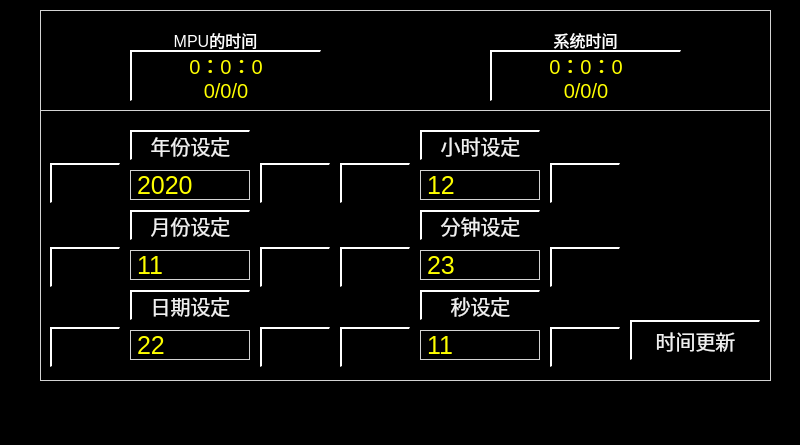
<?xml version="1.0" encoding="UTF-8"?>
<ui version="4.0">
 <class>DataInputDateTimePage</class>
 <widget class="QWidget" name="DataInputDateTimePage">
  <property name="geometry">
   <rect>
    <x>0</x>
    <y>0</y>
    <width>800</width>
    <height>445</height>
   </rect>
  </property>
  <property name="windowTitle">
   <string>Form</string>
  </property>
  <property name="styleSheet">
   <string notr="true">QWidget
{
	background-color: black;
}
QLabel
{
	border:1px solid lightgray;
    color:white;
font:16px
}

QPushButton
{
	font:20px;
    color: rgb(240,240,240);
	background-color: rgb(0, 0, 0);
	border-top: 2px solid white;	
	border-left: 2px solid white;
}</string>
  </property>
  <widget class="QLabel" name="label1">
   <property name="geometry">
    <rect>
     <x>40</x>
     <y>10</y>
     <width>731</width>
     <height>101</height>
    </rect>
   </property>
   <property name="text">
    <string/>
   </property>
  </widget>
  <widget class="QLabel" name="label2">
   <property name="geometry">
    <rect>
     <x>40</x>
     <y>110</y>
     <width>731</width>
     <height>271</height>
    </rect>
   </property>
   <property name="text">
    <string/>
   </property>
  </widget>
  <widget class="QLabel" name="label_3">
   <property name="geometry">
    <rect>
     <x>160</x>
     <y>30</y>
     <width>111</width>
     <height>20</height>
    </rect>
   </property>
   <property name="styleSheet">
    <string notr="true">border:0px;</string>
   </property>
   <property name="text">
    <string>MPU的时间</string>
   </property>
   <property name="alignment">
    <set>Qt::AlignCenter</set>
   </property>
  </widget>
  <widget class="QLabel" name="label_4">
   <property name="geometry">
    <rect>
     <x>530</x>
     <y>30</y>
     <width>111</width>
     <height>20</height>
    </rect>
   </property>
   <property name="styleSheet">
    <string notr="true">border:0px;</string>
   </property>
   <property name="text">
    <string>系统时间</string>
   </property>
   <property name="alignment">
    <set>Qt::AlignCenter</set>
   </property>
  </widget>
  <widget class="QPushButton" name="btnMPUTime">
   <property name="geometry">
    <rect>
     <x>130</x>
     <y>50</y>
     <width>191</width>
     <height>51</height>
    </rect>
   </property>
   <property name="styleSheet">
    <string notr="true">color:yellow;</string>
   </property>
   <property name="text">
    <string>0：0：0
0/0/0</string>
   </property>
  </widget>
  <widget class="QPushButton" name="btnSysTime">
   <property name="geometry">
    <rect>
     <x>490</x>
     <y>50</y>
     <width>191</width>
     <height>51</height>
    </rect>
   </property>
   <property name="styleSheet">
    <string notr="true">color:yellow;</string>
   </property>
   <property name="text">
    <string>0：0：0
0/0/0</string>
   </property>
  </widget>
  <widget class="QPushButton" name="btnSetYear">
   <property name="geometry">
    <rect>
     <x>130</x>
     <y>130</y>
     <width>120</width>
     <height>30</height>
    </rect>
   </property>
   <property name="text">
    <string>年份设定</string>
   </property>
  </widget>
  <widget class="QLabel" name="labelYear">
   <property name="geometry">
    <rect>
     <x>130</x>
     <y>170</y>
     <width>120</width>
     <height>30</height>
    </rect>
   </property>
   <property name="styleSheet">
    <string notr="true">color:yellow;
font:25px;</string>
   </property>
   <property name="text">
    <string>2020</string>
   </property>
  </widget>
  <widget class="QPushButton" name="btnLeftY">
   <property name="geometry">
    <rect>
     <x>50</x>
     <y>163</y>
     <width>70</width>
     <height>40</height>
    </rect>
   </property>
   <property name="styleSheet">
    <string notr="true">border-image: url(:/images/images/left.png);</string>
   </property>
   <property name="text">
    <string/>
   </property>
  </widget>
  <widget class="QPushButton" name="btnRightY">
   <property name="geometry">
    <rect>
     <x>260</x>
     <y>163</y>
     <width>70</width>
     <height>40</height>
    </rect>
   </property>
   <property name="styleSheet">
    <string notr="true">border-image: url(:/images/images/right.png);</string>
   </property>
   <property name="text">
    <string/>
   </property>
  </widget>
  <widget class="QPushButton" name="btnRightMonth">
   <property name="geometry">
    <rect>
     <x>260</x>
     <y>247</y>
     <width>70</width>
     <height>40</height>
    </rect>
   </property>
   <property name="styleSheet">
    <string notr="true">border-image: url(:/images/images/right.png);</string>
   </property>
   <property name="text">
    <string/>
   </property>
  </widget>
  <widget class="QPushButton" name="btnLeftMonth">
   <property name="geometry">
    <rect>
     <x>50</x>
     <y>247</y>
     <width>70</width>
     <height>40</height>
    </rect>
   </property>
   <property name="styleSheet">
    <string notr="true">border-image: url(:/images/images/left.png);</string>
   </property>
   <property name="text">
    <string/>
   </property>
  </widget>
  <widget class="QPushButton" name="btnSetMonth">
   <property name="geometry">
    <rect>
     <x>130</x>
     <y>210</y>
     <width>120</width>
     <height>30</height>
    </rect>
   </property>
   <property name="text">
    <string>月份设定</string>
   </property>
  </widget>
  <widget class="QLabel" name="labelMonth">
   <property name="geometry">
    <rect>
     <x>130</x>
     <y>250</y>
     <width>120</width>
     <height>30</height>
    </rect>
   </property>
   <property name="styleSheet">
    <string notr="true">color:yellow;
font:25px;</string>
   </property>
   <property name="text">
    <string>11</string>
   </property>
  </widget>
  <widget class="QPushButton" name="btnRightD">
   <property name="geometry">
    <rect>
     <x>260</x>
     <y>327</y>
     <width>70</width>
     <height>40</height>
    </rect>
   </property>
   <property name="styleSheet">
    <string notr="true">border-image: url(:/images/images/right.png);</string>
   </property>
   <property name="text">
    <string/>
   </property>
  </widget>
  <widget class="QLabel" name="labelDate">
   <property name="geometry">
    <rect>
     <x>130</x>
     <y>330</y>
     <width>120</width>
     <height>30</height>
    </rect>
   </property>
   <property name="styleSheet">
    <string notr="true">color:yellow;
font:25px;</string>
   </property>
   <property name="text">
    <string>22</string>
   </property>
  </widget>
  <widget class="QPushButton" name="btnLeftD">
   <property name="geometry">
    <rect>
     <x>50</x>
     <y>327</y>
     <width>70</width>
     <height>40</height>
    </rect>
   </property>
   <property name="styleSheet">
    <string notr="true">border-image: url(:/images/images/left.png);</string>
   </property>
   <property name="text">
    <string/>
   </property>
  </widget>
  <widget class="QPushButton" name="btnSetDate">
   <property name="geometry">
    <rect>
     <x>130</x>
     <y>290</y>
     <width>120</width>
     <height>30</height>
    </rect>
   </property>
   <property name="text">
    <string>日期设定</string>
   </property>
  </widget>
  <widget class="QPushButton" name="btnRightH">
   <property name="geometry">
    <rect>
     <x>550</x>
     <y>163</y>
     <width>70</width>
     <height>40</height>
    </rect>
   </property>
   <property name="styleSheet">
    <string notr="true">border-image: url(:/images/images/right.png);</string>
   </property>
   <property name="text">
    <string/>
   </property>
  </widget>
  <widget class="QPushButton" name="btnLeftH">
   <property name="geometry">
    <rect>
     <x>340</x>
     <y>163</y>
     <width>70</width>
     <height>40</height>
    </rect>
   </property>
   <property name="styleSheet">
    <string notr="true">border-image: url(:/images/images/left.png);</string>
   </property>
   <property name="text">
    <string/>
   </property>
  </widget>
  <widget class="QPushButton" name="btnRightM">
   <property name="geometry">
    <rect>
     <x>550</x>
     <y>247</y>
     <width>70</width>
     <height>40</height>
    </rect>
   </property>
   <property name="styleSheet">
    <string notr="true">border-image: url(:/images/images/right.png);</string>
   </property>
   <property name="text">
    <string/>
   </property>
  </widget>
  <widget class="QLabel" name="labelMinute">
   <property name="geometry">
    <rect>
     <x>420</x>
     <y>250</y>
     <width>120</width>
     <height>30</height>
    </rect>
   </property>
   <property name="styleSheet">
    <string notr="true">color:yellow;
font:25px;</string>
   </property>
   <property name="text">
    <string>23</string>
   </property>
  </widget>
  <widget class="QPushButton" name="btnLeftS">
   <property name="geometry">
    <rect>
     <x>340</x>
     <y>327</y>
     <width>70</width>
     <height>40</height>
    </rect>
   </property>
   <property name="styleSheet">
    <string notr="true">border-image: url(:/images/images/left.png);</string>
   </property>
   <property name="text">
    <string/>
   </property>
  </widget>
  <widget class="QPushButton" name="btnSetHour">
   <property name="geometry">
    <rect>
     <x>420</x>
     <y>130</y>
     <width>120</width>
     <height>30</height>
    </rect>
   </property>
   <property name="text">
    <string>小时设定</string>
   </property>
  </widget>
  <widget class="QPushButton" name="btnRightS">
   <property name="geometry">
    <rect>
     <x>550</x>
     <y>327</y>
     <width>70</width>
     <height>40</height>
    </rect>
   </property>
   <property name="styleSheet">
    <string notr="true">border-image: url(:/images/images/right.png);</string>
   </property>
   <property name="text">
    <string/>
   </property>
  </widget>
  <widget class="QLabel" name="labelSecond">
   <property name="geometry">
    <rect>
     <x>420</x>
     <y>330</y>
     <width>120</width>
     <height>30</height>
    </rect>
   </property>
   <property name="styleSheet">
    <string notr="true">color:yellow;
font:25px;</string>
   </property>
   <property name="text">
    <string>11</string>
   </property>
  </widget>
  <widget class="QLabel" name="labelHour">
   <property name="geometry">
    <rect>
     <x>420</x>
     <y>170</y>
     <width>120</width>
     <height>30</height>
    </rect>
   </property>
   <property name="styleSheet">
    <string notr="true">color:yellow;
font:25px;</string>
   </property>
   <property name="text">
    <string>12</string>
   </property>
  </widget>
  <widget class="QPushButton" name="btnLeftM">
   <property name="geometry">
    <rect>
     <x>340</x>
     <y>247</y>
     <width>70</width>
     <height>40</height>
    </rect>
   </property>
   <property name="styleSheet">
    <string notr="true">border-image: url(:/images/images/left.png);</string>
   </property>
   <property name="text">
    <string/>
   </property>
  </widget>
  <widget class="QPushButton" name="btnSetSecond">
   <property name="geometry">
    <rect>
     <x>420</x>
     <y>290</y>
     <width>120</width>
     <height>30</height>
    </rect>
   </property>
   <property name="text">
    <string>秒设定</string>
   </property>
  </widget>
  <widget class="QPushButton" name="btnSetMinute">
   <property name="geometry">
    <rect>
     <x>420</x>
     <y>210</y>
     <width>120</width>
     <height>30</height>
    </rect>
   </property>
   <property name="text">
    <string>分钟设定</string>
   </property>
  </widget>
  <widget class="QPushButton" name="btnUpdateTime">
   <property name="geometry">
    <rect>
     <x>630</x>
     <y>320</y>
     <width>130</width>
     <height>40</height>
    </rect>
   </property>
   <property name="text">
    <string>时间更新</string>
   </property>
  </widget>
 </widget>
 <resources/>
 <connections/>
</ui>
